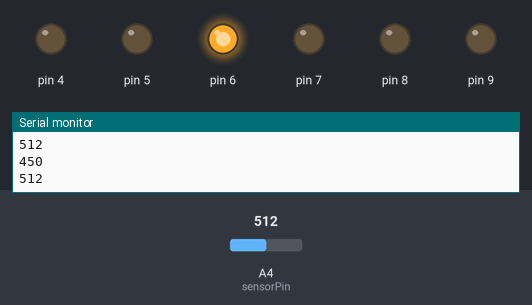
The sketch below on a simulated Arduino Uno, built with avr-gcc and run on an emulated ATmega328P. Shown: output pins drawn as LEDs (lit = HIGH), the last lines printed to the serial monitor. The inputs (shaded band) are chosen by the test bench; at power-on: A4 (sensorPin) = 512.

Above: at 1.2 s.
1.3 s: A4 (sensorPin) set to 470
2.8 s: A4 (sensorPin) set to 446
At 3.3 s:
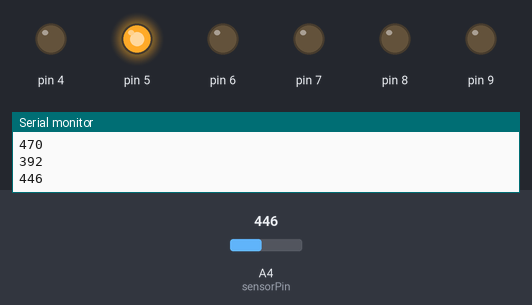
4.5 s: A4 (sensorPin) set to 246
6.0 s: A4 (sensorPin) set to 218
At 6.9 s:
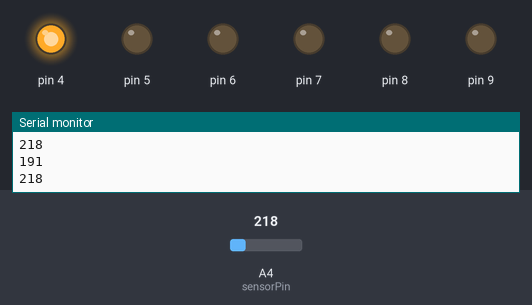
7.5 s: A4 (sensorPin) set to 710
At 8.1 s:
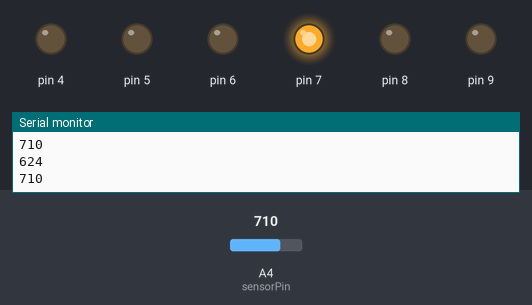
9.0 s: A4 (sensorPin) set to 672
At 9.3 s:
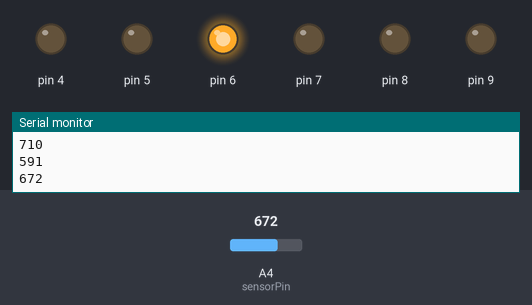
Timing chart, 0 to 11.5 s (numbered marks = the images above; inputs shaded):
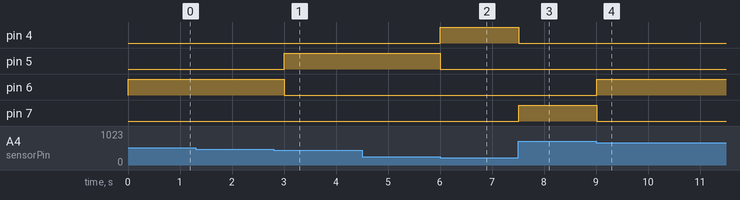

The sketch:

light_controlled_lights.ino
```cpp
int sensorPin = A4;
int sensorValue = 0;

void setup() {
  // put your setup code here, to run once:
Serial.begin(9600);
pinMode(4,OUTPUT);
pinMode(5,OUTPUT);
pinMode(6,OUTPUT);
pinMode(7,OUTPUT);
pinMode(8,OUTPUT);
pinMode(9,OUTPUT);


}

void loop() {
  // put your main code here, to run repeatedly:

  int val = analogRead(sensorPin);
  int mappedVal = map(val,0,1023,0,900);
Serial.println(mappedVal);

sensorValue = analogRead(sensorPin);
Serial.println(sensorValue);

if(mappedVal >= 800) {
  digitalWrite(4,LOW);
digitalWrite(5,LOW);
digitalWrite(6,LOW);
digitalWrite(7,LOW);
digitalWrite(8,LOW);
digitalWrite(9,HIGH);


} else if(mappedVal >= 700) {
  digitalWrite(4,LOW);
  digitalWrite(5,LOW);
  digitalWrite(6,LOW);
  digitalWrite(7,LOW);
  digitalWrite(8,HIGH);
  digitalWrite(9,LOW);

} else if(mappedVal >=600) {
  digitalWrite(4,LOW);
  digitalWrite(5,LOW);
  digitalWrite(6,LOW);
  digitalWrite(7,HIGH);
  digitalWrite(8,LOW);
  digitalWrite(9,LOW);

} else if(mappedVal >=400) {
  digitalWrite(3,LOW);
  digitalWrite(4,LOW);
  digitalWrite(5,LOW);
  digitalWrite(6,HIGH);
  digitalWrite(7,LOW);
  digitalWrite(8,LOW);
  digitalWrite(9,LOW);


} else if(mappedVal >= 200) {
  digitalWrite(4,LOW);
  digitalWrite(5,HIGH);
  digitalWrite(6,LOW);
  digitalWrite(7,LOW);
  digitalWrite(8,LOW);
  digitalWrite(9,LOW);

} else if(mappedVal >=0) {
  digitalWrite(4,HIGH);
  digitalWrite(5,LOW);
  digitalWrite(6,LOW);
  digitalWrite(7,LOW);
  digitalWrite(8,LOW);
  digitalWrite(9,LOW);


}

delay(500);
}
```

Measured:
- the behaviour switches between 455 and 454 on A4 (sensorPin) (found by bisection; images 0 and 1)
- the behaviour switches between 228 and 227 on A4 (sensorPin) (found by bisection; images 1 and 2)
- the behaviour switches between 682 and 681 on A4 (sensorPin) (found by bisection; images 3 and 4)
- after the input at 2.8 s, pin 5: LOW → HIGH after 0.20 s; pin 6: HIGH → LOW after 0.20 s
- after the input at 6.0 s, pin 4: LOW → HIGH at once; pin 5: HIGH → LOW at once
- after the input at 7.5 s, pin 4: HIGH → LOW at once; pin 7: LOW → HIGH at once
- after the input at 9.0 s, pin 6: LOW → HIGH at once; pin 7: HIGH → LOW at once
